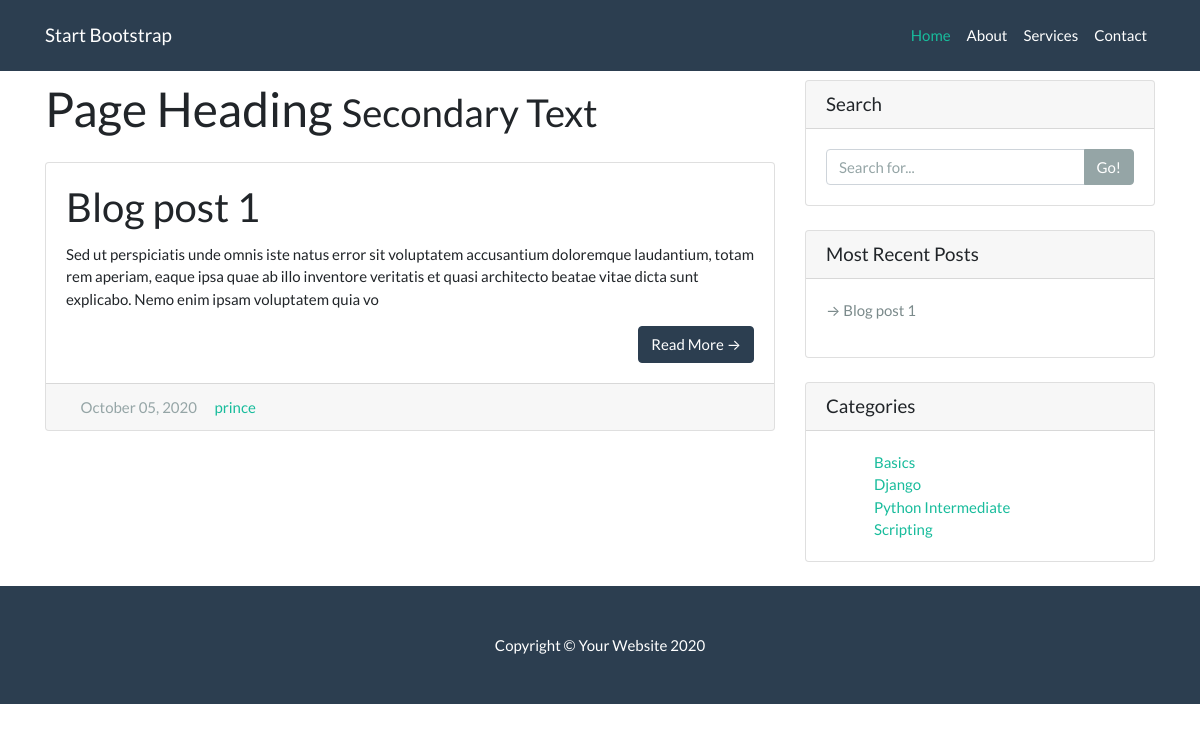
The page /category/Basics on the database as committed earlier.
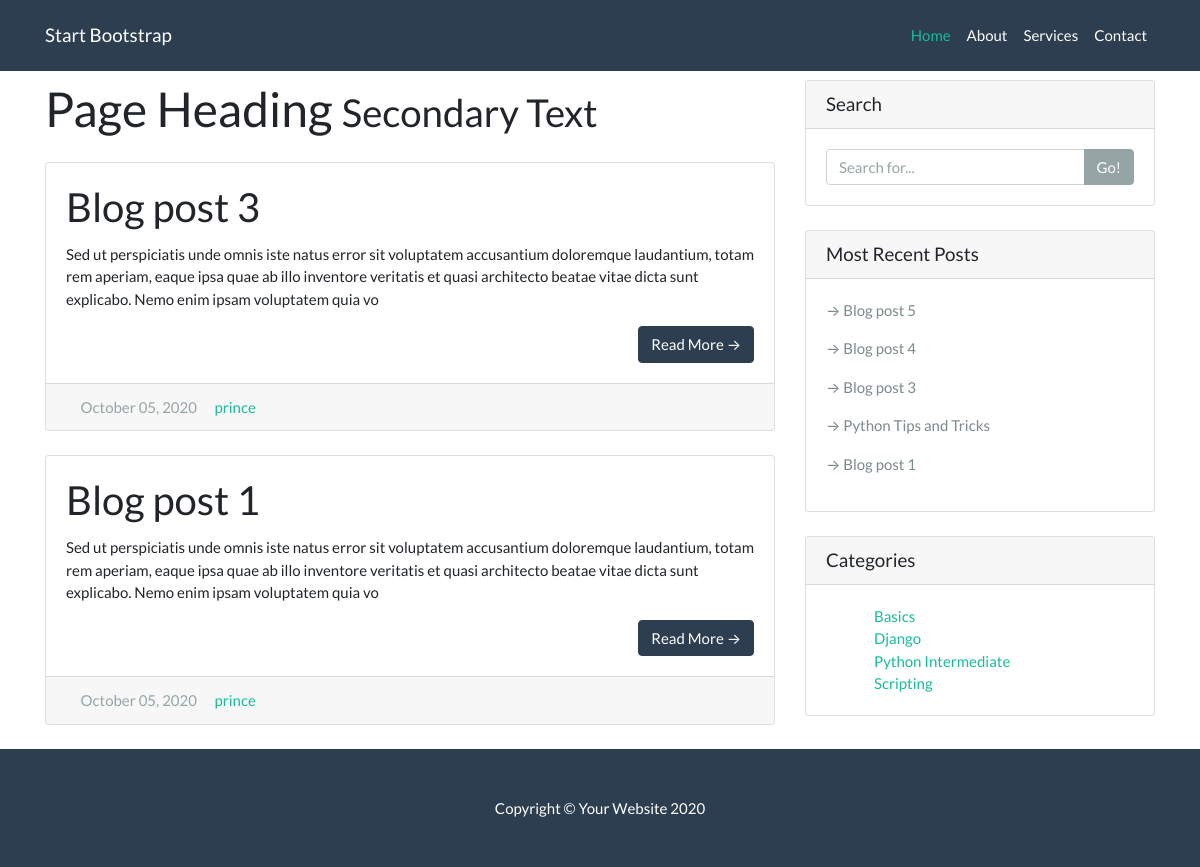
The same page on the database as committed later.
### blog/models.py (models this page shows, shortened)
class Post(models.Model):
    title = models.CharField(max_length=200)
    author = models.ForeignKey(Author, on_delete=models.CASCADE)
    image = models.ImageField(upload_to='post_images', blank=True)
    slug = models.SlugField(unique=True)
    overview = models.TextField()
    content = models.TextField()
    pub_date = models.DateTimeField(auto_now_add=True)
    categories = models.ManyToManyField(Category, related_name='posts')
    featured = models.BooleanField(default=False)
    class Meta:
        ordering = ['-pub_date']

class Author(models.Model):
    user = models.OneToOneField(User, on_delete=models.CASCADE)
    def __str__(self):
        return f"{self.user.username}"

class Category(models.Model):
    tag = models.CharField(max_length=50)
    def __str__(self):
        return f'{self.tag}'

### blog/views.py (the view)
# urls.py: path("category/<str:category_tag>", views.category, name='category')
def category(request, category_tag):
    cat = Category.objects.get(tag=category_tag)
    posts = cat.posts.all()
    context = {
        'cat_name': category_tag,
        'posts': posts,
        'categories': categories,
        'recent_posts': recent_posts,
    }
    return render(request, 'blog/category.html', context)

### blog/templates/blog/category.html (shortened to what this page needs)
{% extends "blog/base.html" %}
{% block content %}
  <div class="container">
    <div class="row">
      <div class="col-md-8">
        <h1 class="my-4">Page Heading
          <small>Secondary Text</small>
        </h1>
      {% for post in posts %}
        <div class="card mb-4">
          <div class="card-body">
            <h2 class="card-title">{{ post.title }}</h2>
            <p class="card-text">{{ post.overview | safe | slice:":250" }}</p>
            <a href="{% url 'blog:detail' post.slug %}" class="btn btn-primary float-right">Read More &rarr;</a>
          </div>
          <div class="card-footer text-muted">
            <i class="far fa-calendar-alt"></i> {{ post.pub_date | date:"F d, Y"}}
            <i class="fas fa-user"></i> <a href="#">{{ post.author }}</a>
          </div>
        </div>
      {% endfor %}
      </div>
      {% include 'blog/sidebar.html'%}
    </div>
  </div>
{% endblock content%}

### blog/templates/blog/sidebar.html
<div class="col-md-4">
        <div class="card my-4">
          <h5 class="card-header">Search</h5>
          <div class="card-body">
            <div class="input-group">
              <input type="text" class="form-control" placeholder="Search for...">
              <span class="input-group-append">
                <button class="btn btn-secondary" type="button">Go!</button>
              </span>
            </div>
          </div>
        </div>
        <div class="card my-4">
          <h5 class="card-header">Most Recent Posts</h5>
          <div class="card-body">
            {% for recent in recent_posts %}
            <p ><a class="text-dark" href="{% url 'blog:detail' recent.slug %}">&rarr; {{ recent.title }}</a></p>
            {% endfor %}
          </div>
        </div>
        <div class="card my-4">
          <h5 class="card-header">Categories</h5>
          <div class="card-body">
            <div class="row">
              <div class="container ml-5">
                <ul class="list-unstyled mb-0">
                  {% for cat in categories %}
                  <li>
                    <a href="{% url 'blog:category' cat.tag %}">{{ cat }}</a>
                  </li>
                  {% endfor %}
                </ul>
              </div>
            </div>
          </div>
        </div>
</div>

Rows that differ between the two databases and show on the page:
added Post: title "Blog post 3", overview "Sed ut perspiciatis unde omnis iste natus error sit voluptatem accusantium doloremque laudantium, totam rem aperiam, eaque ipsa quae ab illo inventore veritatis et quasi architecto beatae vitae dicta sunt explicabo. Nemo enim ipsam voluptatem quia vo", pub_date "October 05, 2020", author "prince"
added Post: title "Blog post 5", shown under "Most Recent Posts"
added Post: title "Blog post 4", shown under "Most Recent Posts"
added Post: title "Python Tips and Tricks", shown under "Most Recent Posts"
